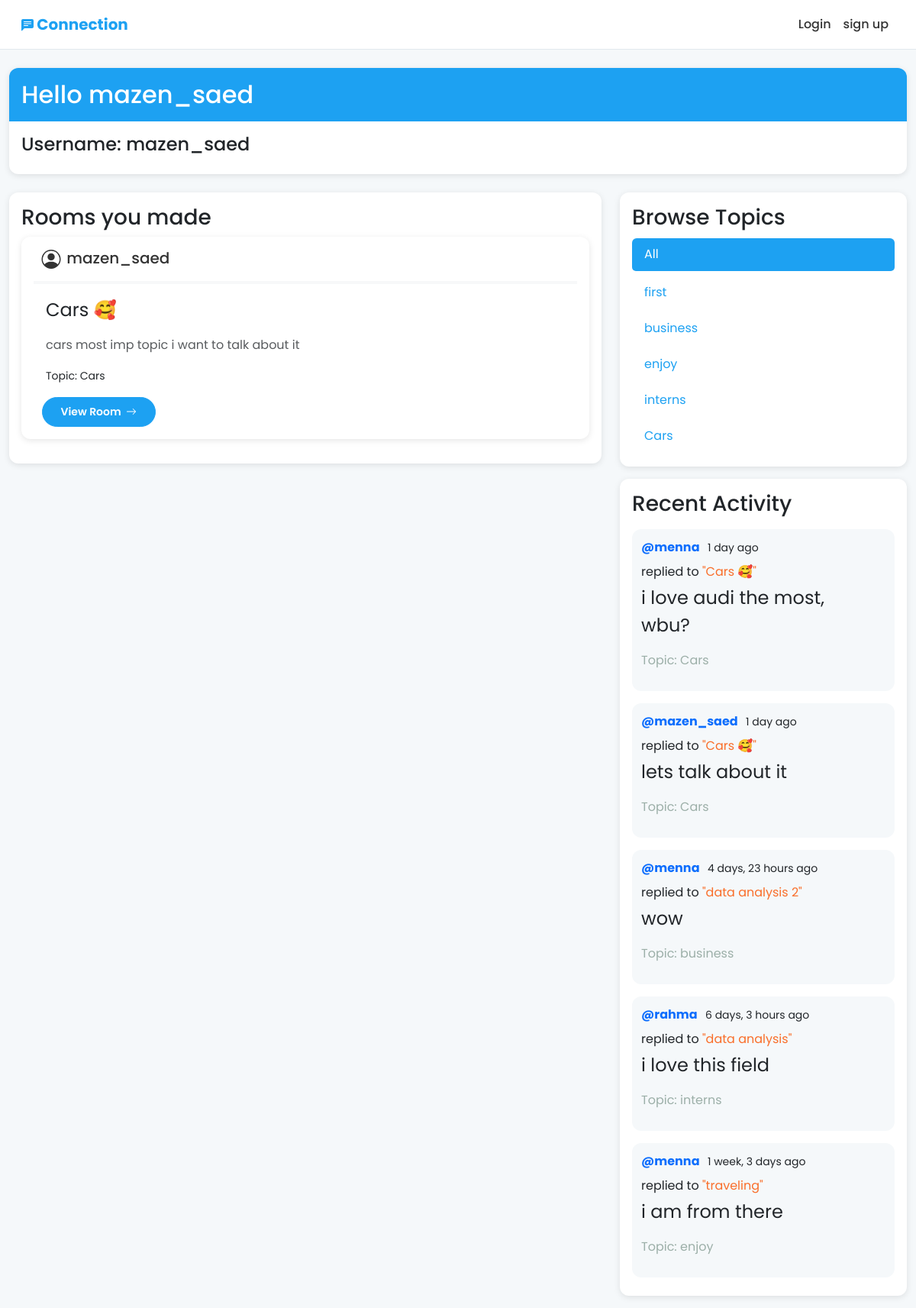
/accounts/profile/mazen_saed, run on the app's committed database.
### activities/models.py (models this page shows, shortened)
class Room(models.Model):
    host = models.ForeignKey(User, on_delete=models.SET_NULL, null=True)
    topic = models.ForeignKey(Topic, on_delete=models.SET_NULL, null=True)
    name = models.CharField(max_length=200)
    description = models.TextField(null=True, blank=True)
    participants = models.ManyToManyField(User, related_name='participants', blank=True)
    updated = models.DateTimeField(auto_now=True)
    created = models.DateTimeField(auto_now_add=True)
    class Meta:
        ordering = ['-updated', '-created']
    def __str__(self):
        return self.name

class Topic(models.Model):
    name = models.CharField(max_length=200, unique=True)
    def __str__(self):
        return self.name

class Message(models.Model):
    user = models.ForeignKey(User, on_delete=models.CASCADE)
    room = models.ForeignKey(Room, on_delete=models.CASCADE)
    body = models.TextField()
    updated = models.DateTimeField(auto_now=True)
    created = models.DateTimeField(auto_now_add=True)
    class Meta:
        ordering = ['-updated', '-created']

### users/views.py (the view)
# urls.py: path('profile/<str:username>', views.userProfile, name='user-profile'),
def userProfile(request,username):
    user = User.objects.get(username=username)
    rooms = user.room_set.all()
    room_message = user.message_set.all()
    topics = Topic.objects.all()
    context = {'user':user, 'rooms':rooms, 'room_message':room_message, 'topics':topics}
    return render(request, 'users/profile.html', context)

### activities/templatetags/activity_tags.py (called while the page is built)
@register.inclusion_tag('activities/topics_component.html')
def topics_list():
    topics = Topic.objects.all()
    return {'topics': topics}

@register.inclusion_tag('activities/activity_component.html')
def recent_activity():
    messages = Message.objects.all()[:5]
    return {'messages': messages}

### users/templates/users/profile.html
{% extends 'main.html' %}
{% load widget_tweaks activity_tags %}
{% block content %}
<div class="row justify-content-center">
    <div class="col-md-12">
        <div class="card">
            <div class="profile-header">
                <h2 class="mb-0">Hello {{ user.username }}</h2>
            </div>
            <div class="card-body">
                <div class="username">
                    <h4>Username: {{user.username}}</h4>
                </div>
            </div>
        </div>
    </div>
    <div class="col-md-8">
        <div class="card">
            <div class="card-body">
                <h3>Rooms you made</h3>
                {% include 'activities/feed_component.html' with rooms=rooms %}
            </div>
        </div>
    </div>
    <div class="col-md-4">
        <div>
            {% topics_list %}
            {% recent_activity %}
        </div>
    </div>
</div>
{% endblock %}

### activities/templates/activities/feed_component.html (shortened to what this page needs)
{% for room in rooms %}
<div class="card room-card mb-3">
    <div class="card-body">
        <div class="d-flex justify-content-between align-items-center ms-2">
            <h5 class="card-title mb-0">
                <a
                href="{% url 'users:user-profile' room.host %}"
                class="nav-link link-underline link-underline-opacity"
                >
                {{ room.host }}
                </a>
            </h5>
        </div>
        <hr class="border border-2 opacity-62">
        <div class="ms-3" id="more-content">
            <p class="card-text mt-3 fs-4">{{ room.name }}</p>
            <p class="card-text text-muted">{{ room.description|truncatewords:20 }}</p>
            <p class="card-text"><small>Topic: {{ room.topic.name }}</small></p>
            <a href="{% url 'room' room.id %}" class="icon-link icon-link-hover btn btn-primary btn-sm" style="margin: 0 -5.5px;">
                View Room
                <svg xmlns="http://www.w3.org/2000/svg" class="bi" viewBox="0 0 16 16" aria-hidden="true">
                    <path d="M1 8a.5.5 0 0 1 .5-.5h11.793l-3.147-3.146a.5.5 0 0 1 .708-.708l4 4a.5.5 0 0 1 0 .708l-4 4a.5.5 0 0 1-.708-.708L13.293 8.5H1.5A.5.5 0 0 1 1 8z"/>
                </svg>
            </a>
        </div>
    </div>
</div>
{% empty %}
<p>No rooms found.</p>
{% endfor %}

### activities/templates/activities/topics_component.html (shortened to what this page needs)
<div class="card mb-3">
    <div class="card-body">
        <h3 class="card-title">Browse Topics</h3>
        <ul class="list-group">
            <li
            class="
            list-group-item list-group-item-action
            {% if not request.GET.q %}active{% endif %}
            "
            aria-current="{% if not request.GET.q %}true{% else %}false{% endif %}
            "
            style="margin-bottom: 4px;"
            >
                <a href="{% url 'home' %}">All</a>
            </li>
            {% for topic in topics %}
                <li
                class="
                list-group-item list-group-item-action
                "
                aria-current="{% if request.GET.q == topic.name %}true{% else %}false{% endif %}">
                    <a href="?q={{ topic.name }}">{{ topic.name }}</a>
                </li>
            {% endfor %}
        </ul>
    </div>
</div>

### activities/templates/activities/activity_component.html (shortened to what this page needs)
<div class="card card-activity mb-3">
    <div class="card-body">
        <h3 class="card-title">Recent Activity</h3>
        {% for message in messages %}
            <div class="message mt-3">
                <div class="d-flex justify-content-between align-items-center">
                    <p class="mb-0">
                        <strong style="margin-right: 7px;">
                            <a class="link-offset-2 link-underline link-underline-opacity-0" href="{% url 'users:user-profile' message.user.username %}">@{{ message.user }}</a>
                        </strong>
                        <small>
                            {{ message.created|timesince }} ago
                        </small>
                    </p>
                </div>
                <p class="mt-2 mb-0">
                    replied to <a
                    href="{% url 'room' message.room.id %}"
                    class="link-underline link-underline-opacity-0"
                    style="color: #F96E2A"
                    >"{{ message.room }}"</a>
                </p>
                <p class="mt-1 fs-4" style="width: 75%;">{{ message.body }}</p>
                <p class="" style="color: #9cafa8;">Topic: {{ message.room.topic }}</p>
            </div>
        {% empty %}
            <p>No recent activity.</p>
        {% endfor %}
    </div>
</div>

### static/css/style.css (style rules this page uses)
html { scroll-behavior: smooth; }
body { font-family: 'Poppins', sans-serif; background-color: #F5F8FA; color: #333333; }
.nav-link { color: #333333; font-weight: 500; }
.card { border: none; border-radius: 12px; box-shadow: 0 2px 8px rgba(0, 0, 0, 0.1); background-color: #FFFFFF; margin-bottom: 1.5rem; }
.btn-primary { background-color: #1DA1F2; border-color: #1DA1F2; border-radius: 20px; padding: 0.5rem 1.5rem; font-weight: 600; transition: background-color 0.2s; }
.room-card { transition: transform 0.2s; }
.message { background-color: #F5F8FA; border-radius: 12px; padding: 0.75rem; margin-bottom: 0.5rem; }
.list-group-item { border: none; border-radius: 5px; margin: 2px 0; padding: 0.6rem 1rem; background-color: #FFFFFF; color: #1DA1F2; }
.list-group-item.active { background-color: #1DA1F2; color: #FFFFFF; }
.list-group-item a { text-decoration: none; color: #1DA1F2; display: block; width: 100%; height: 100%; }
.list-group-item.active a { color: #FFFFFF; }
.profile-header { background-color: #1DA1F2; color: #FFFFFF; padding: 1rem; border-radius: 12px 12px 0 0; }
#more-content { scroll-margin-top: 5.3rem; }

### data on the page
Room: host "mazen_saed", name "Cars 🥰", description "cars most imp topic i want to talk about it", topic.name "Cars"
Topic: name "first"
Topic: name "business"
Topic: name "enjoy"
Topic: name "interns"
Topic: name "Cars"
Message: user "menna", created "1 day", room "Cars 🥰", body "i love audi the most, wbu?", room.topic "Cars"
Message: user "mazen_saed", created "1 day", room "Cars 🥰", body "lets talk about it", room.topic "Cars"
Message: user "menna", created "4 days, 23 hours", room "data analysis 2", body "wow", room.topic "business"
Message: user "rahma", created "6 days, 3 hours", room "data analysis", body "i love this field", room.topic "interns"
Message: user "menna", created "1 week, 3 days", room "traveling", body "i am from there", room.topic "enjoy"

### other printed values
{{ user.username }} "mazen_saed"
